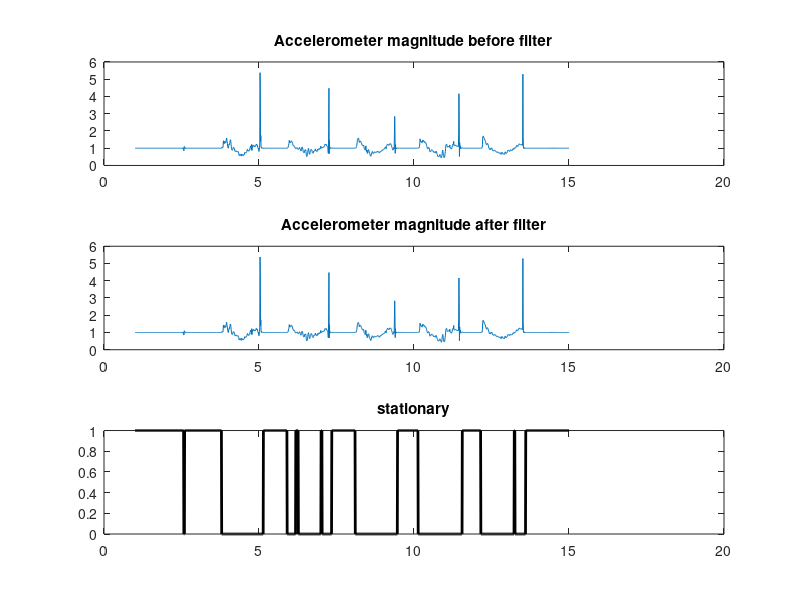
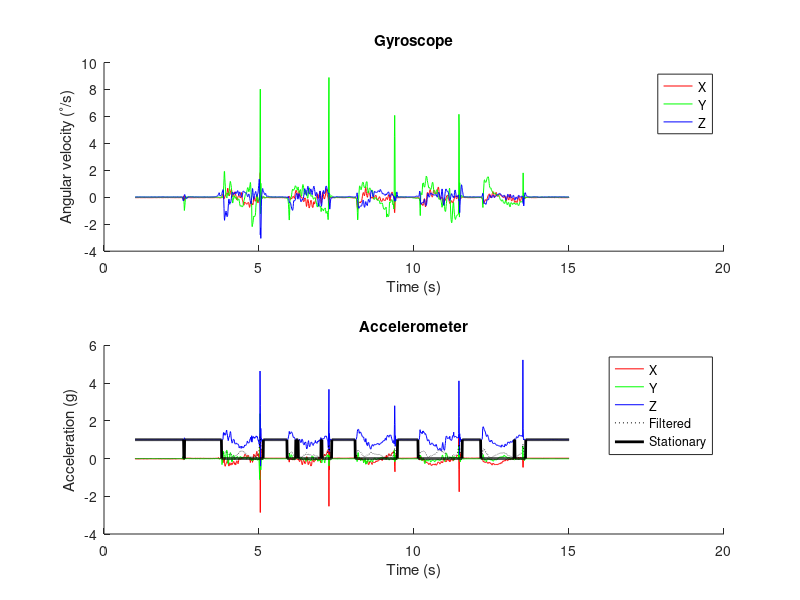

Recreate these plots in MATLAB, in order. (Note: this script raises an error after producing the figures.)
%%
clear;
close all;
clc;
addpath('Quaternions');
addpath('ximu_matlab_library');

%%
datatmp = importdata('output.txt');
t0 = datatmp(1,1);
datatmp(:,1) = datatmp(:,1) - t0;


time = datatmp(:,1)/1e6;
accX = datatmp(:,2);
accY = datatmp(:,3);
accZ = datatmp(:,4);
gyrX = datatmp(:,5);
gyrY = datatmp(:,6);
gyrZ = datatmp(:,7);

samplePeriod = 1/100;
startTime = 1;
stopTime = 15;

clear t0 datatmp ans
%%
% -------------------------------------------------------------------------
% Select dataset (comment in/out)

% filePath = 'Datasets/straightLine';
% startTime = 6;
% stopTime = 26;

% filePath = 'Datasets/stairsAndCorridor';
% startTime = 5;
% stopTime = 53;

% filePath = 'Datasets/spiralStairs';
% startTime = 4;
% stopTime = 47;

% -------------------------------------------------------------------------
% Import data

% samplePeriod = 1/256;
% xIMUdata = xIMUdataClass(filePath, 'InertialMagneticSampleRate', 1/samplePeriod);
% time = xIMUdata.CalInertialAndMagneticData.Time;
% gyrX = xIMUdata.CalInertialAndMagneticData.Gyroscope.X;
% gyrY = xIMUdata.CalInertialAndMagneticData.Gyroscope.Y;
% gyrZ = xIMUdata.CalInertialAndMagneticData.Gyroscope.Z;
% accX = xIMUdata.CalInertialAndMagneticData.Accelerometer.X;
% accY = xIMUdata.CalInertialAndMagneticData.Accelerometer.Y;
% accZ = xIMUdata.CalInertialAndMagneticData.Accelerometer.Z;
% clear('xIMUdata');
%%
% -------------------------------------------------------------------------
% Manually frame data

% startTime = 0;
% stopTime = 10;

indexSel = find(sign(time-startTime)+1, 1) : find(sign(time-stopTime)+1, 1);
time = time(indexSel);
gyrX = gyrX(indexSel, :);
gyrY = gyrY(indexSel, :);
gyrZ = gyrZ(indexSel, :);
accX = accX(indexSel, :);
accY = accY(indexSel, :);
accZ = accZ(indexSel, :);

% -------------------------------------------------------------------------
% Detect stationary periods
figure();
% Compute accelerometer magnitude
acc_mag = sqrt(accX.*accX + accY.*accY + accZ.*accZ);

subplot(3,1,1)
plot(time, acc_mag);
title('Accelerometer magnitude before filter')

% HP filter accelerometer data
filtCutOff = 0.001;
[b, a] = butter(1, (2*filtCutOff)/(1/samplePeriod), 'high');
acc_magFilt = filtfilt(b, a, acc_mag);

% Compute absolute value
acc_magFilt = abs(acc_magFilt);

% LP filter accelerometer data
filtCutOff = 5;
[b, a] = butter(1, (2*filtCutOff)/(1/samplePeriod), 'low');
acc_magFilt = filtfilt(b, a, acc_magFilt);

subplot(3,1,2)
plot(time, acc_mag);
title('Accelerometer magnitude after filter')
% Threshold detection
stationary = acc_magFilt < 0.04;

subplot(3,1,3)
plot(time, stationary, 'k', 'LineWidth', 2);
title('stationary')
% -------------------------------------------------------------------------
% Plot data raw sensor data and stationary periods

figure('Position', [9 39 900 600], 'NumberTitle', 'off', 'Name', 'Sensor Data');
ax(1) = subplot(2,1,1);
    hold on;
    plot(time, gyrX, 'r');
    plot(time, gyrY, 'g');
    plot(time, gyrZ, 'b');
    title('Gyroscope');
    xlabel('Time (s)');
    ylabel('Angular velocity (^\circ/s)');
    legend('X', 'Y', 'Z');
    hold off;
ax(2) = subplot(2,1,2);
    hold on;
    plot(time, accX, 'r');
    plot(time, accY, 'g');
    plot(time, accZ, 'b');
    plot(time, acc_magFilt, ':k');
    plot(time, stationary, 'k', 'LineWidth', 2);
    title('Accelerometer');
    xlabel('Time (s)');
    ylabel('Acceleration (g)');
    legend('X', 'Y', 'Z', 'Filtered', 'Stationary');
    hold off;
linkaxes(ax,'x');

% -------------------------------------------------------------------------
% Compute orientation

quat = zeros(length(time), 4);
AHRSalgorithm = AHRS('SamplePeriod', 1/256, 'Kp', 1, 'KpInit', 1);

% Initial convergence
initPeriod = 2;
indexSel = 1 : find(sign(time-(time(1)+initPeriod))+1, 1);
for i = 1:2000
    AHRSalgorithm.UpdateIMU([0 0 0], [mean(accX(indexSel)) mean(accY(indexSel)) mean(accZ(indexSel))]);
end

% For all data
for t = 1:length(time)
    if(stationary(t))
        AHRSalgorithm.Kp = 0.5;
    else
        AHRSalgorithm.Kp = 0;
    end
    AHRSalgorithm.UpdateIMU(deg2rad([gyrX(t) gyrY(t) gyrZ(t)]), [accX(t) accY(t) accZ(t)]);
    quat(t,:) = AHRSalgorithm.Quaternion;
end

% -------------------------------------------------------------------------
% Compute translational accelerations

% Rotate body accelerations to Earth frame
acc = quaternRotate([accX accY accZ], quaternConj(quat));

% % Remove gravity from measurements
% acc = acc - [zeros(length(time), 2) ones(length(time), 1)];     % unnecessary due to velocity integral drift compensation

% Convert acceleration measurements to m/s/s
acc = acc * 9.81;

% Plot translational accelerations
figure('Position', [9 39 900 300], 'NumberTitle', 'off', 'Name', 'Accelerations');
hold on;
plot(time, acc(:,1), 'r');
plot(time, acc(:,2), 'g');
plot(time, acc(:,3), 'b');
title('Acceleration');
xlabel('Time (s)');
ylabel('Acceleration (m/s/s)');
legend('X', 'Y', 'Z');
hold off;

% -------------------------------------------------------------------------
% Compute translational velocities

acc(:,3) = acc(:,3) - 9.81;

% Integrate acceleration to yield velocity
vel = zeros(size(acc));
for t = 2:length(vel)
    vel(t,:) = vel(t-1,:) + acc(t,:) * samplePeriod;
    if(stationary(t) == 1)
        vel(t,:) = [0 0 0];     % force zero velocity when foot stationary
    end
end


% Compute integral drift during non-stationary periods
velDrift = zeros(size(vel));
stationaryStart = find([0; diff(stationary)] == -1);
stationaryEnd = find([0; diff(stationary)] == 1);
for i = 1:numel(stationaryEnd)
    driftRate = vel(stationaryEnd(i)-1, :) / (stationaryEnd(i) - stationaryStart(i));
    enum = 1:(stationaryEnd(i) - stationaryStart(i));
    drift = [enum'*driftRate(1) enum'*driftRate(2) enum'*driftRate(3)];
    velDrift(stationaryStart(i):stationaryEnd(i)-1, :) = drift;
end

% Remove integral drift
vel = vel - velDrift;

% Plot translational velocity
figure('Position', [9 39 900 300], 'NumberTitle', 'off', 'Name', 'Velocity');
hold on;
plot(time, vel(:,1), 'r');
plot(time, vel(:,2), 'g');
plot(time, vel(:,3), 'b');
title('Velocity');
xlabel('Time (s)');
ylabel('Velocity (m/s)');
legend('X', 'Y', 'Z');
hold off;

% -------------------------------------------------------------------------
% Compute translational position

% Integrate velocity to yield position
pos = zeros(size(vel));
for t = 2:length(pos)
    pos(t,:) = pos(t-1,:) + vel(t,:) * samplePeriod;    % integrate velocity to yield position
end

% Plot translational position
figure('Position', [9 39 900 600], 'NumberTitle', 'off', 'Name', 'Position');
hold on;
plot(time, pos(:,1), 'r');
plot(time, pos(:,2), 'g');
plot(time, pos(:,3), 'b');
title('Position');
xlabel('Time (s)');
ylabel('Position (m)');
legend('X', 'Y', 'Z');
hold off;

% -------------------------------------------------------------------------
% Plot 3D foot trajectory

% % Remove stationary periods from data to plot
% posPlot = pos(find(~stationary), :);
% quatPlot = quat(find(~stationary), :);
posPlot = pos;
quatPlot = quat;

% Extend final sample to delay end of animation
extraTime = 20;
onesVector = ones(extraTime*(1/samplePeriod), 1);
posPlot = [posPlot; [posPlot(end, 1)*onesVector, posPlot(end, 2)*onesVector, posPlot(end, 3)*onesVector]];
quatPlot = [quatPlot; [quatPlot(end, 1)*onesVector, quatPlot(end, 2)*onesVector, quatPlot(end, 3)*onesVector, quatPlot(end, 4)*onesVector]];

% Create 6 DOF animation
SamplePlotFreq = 4;
Spin = 120;
SixDofAnimation(posPlot, quatern2rotMat(quatPlot), ...
                'SamplePlotFreq', SamplePlotFreq, 'Trail', 'All', ...
                'Position', [9 39 1280 768], 'View', [(100:(Spin/(length(posPlot)-1)):(100+Spin))', 10*ones(length(posPlot), 1)], ...
                'AxisLength', 0.1, 'ShowArrowHead', false, ...
                'Xlabel', 'X (m)', 'Ylabel', 'Y (m)', 'Zlabel', 'Z (m)', 'ShowLegend', false, ...
                'CreateAVI', false, 'AVIfileNameEnum', false, 'AVIfps', ((1/samplePeriod) / SamplePlotFreq));
